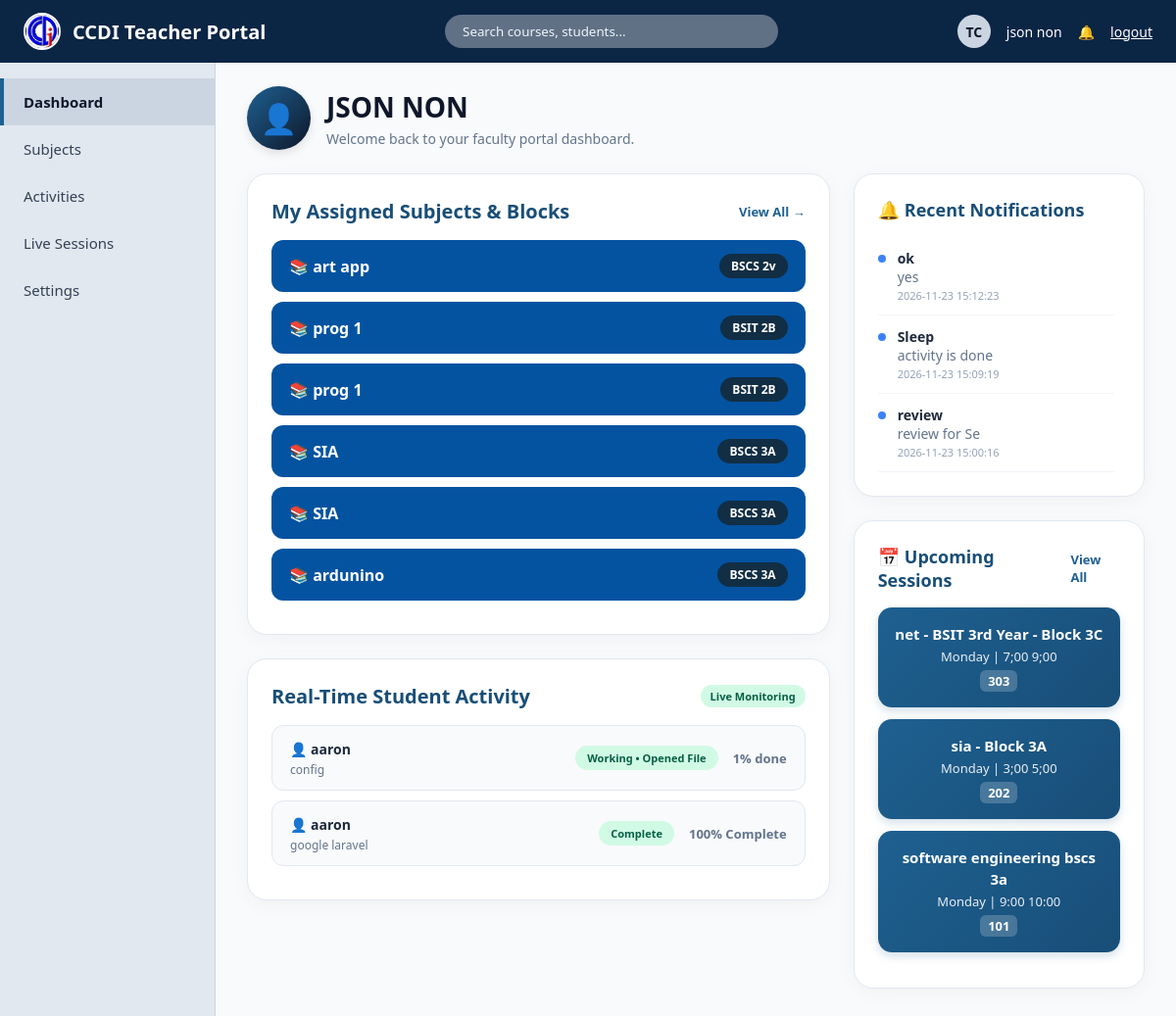
Screenshot of /teacher_dashboard.php (signed in) with the database file from the repository.
### tables this page shows
CREATE TABLE `teacher_assignments` (
  `id` int(11) NOT NULL AUTO_INCREMENT,
  `teacher_id` int(11) DEFAULT NULL,
  `subject_name` varchar(100) DEFAULT NULL,
  `course_code` varchar(20) DEFAULT NULL,
  `block_name` varchar(20) DEFAULT NULL,
  PRIMARY KEY (`id`)
);

CREATE TABLE `student_activity_progress` (
  `id` int(11) NOT NULL AUTO_INCREMENT,
  `student_id` int(11) NOT NULL,
  `activity_id` int(11) NOT NULL,
  `progress_percent` int(11) NOT NULL DEFAULT 0,
  `status_label` varchar(50) NOT NULL DEFAULT 'Not Started',
  `last_action` varchar(50) NOT NULL DEFAULT 'none',
  `updated_at` timestamp NOT NULL DEFAULT current_timestamp() ON UPDATE current_timestamp(),
  `submission_note` text DEFAULT NULL,
  `submission_file` varchar(255) DEFAULT NULL,
  `submitted_at` datetime DEFAULT NULL,
  PRIMARY KEY (`id`),
  UNIQUE KEY `uq_student_activity` (`student_id`,`activity_id`)
);

CREATE TABLE `activities` (
  `id` int(11) NOT NULL AUTO_INCREMENT,
  `teacher_id` int(11) DEFAULT NULL,
  `subject_code` varchar(100) NOT NULL DEFAULT '',
  `title` varchar(255) NOT NULL DEFAULT '',
  `block` varchar(50) NOT NULL DEFAULT '',
  `activity_type` varchar(30) NOT NULL DEFAULT 'File',
  `level_label` varchar(50) NOT NULL DEFAULT 'Easy',
  `file_path` varchar(255) DEFAULT NULL,
  `quiz_data` longtext DEFAULT NULL,
  `deadline` datetime DEFAULT NULL,
  `created_at` timestamp NOT NULL DEFAULT current_timestamp(),
  `allow_submission` tinyint(1) NOT NULL DEFAULT 1,
  `program` varchar(100) DEFAULT NULL,
  PRIMARY KEY (`id`)
);

CREATE TABLE `notifications` (
  `id` int(11) NOT NULL AUTO_INCREMENT,
  `sender_id` int(11) DEFAULT NULL,
  `sender_role` varchar(20) NOT NULL DEFAULT 'system',
  `target_role` varchar(20) NOT NULL DEFAULT 'student',
  `recipient_id` int(11) DEFAULT NULL,
  `program` varchar(100) DEFAULT NULL,
  `block` varchar(50) DEFAULT NULL,
  `notif_type` varchar(40) NOT NULL DEFAULT 'announcement',
  `title` varchar(200) NOT NULL DEFAULT '',
  `user_id` int(11) DEFAULT NULL,
  `type` enum('New Activity','Deadline Reminder','New Material') NOT NULL,
  `subject_code` varchar(20) NOT NULL,
  `message` varchar(255) NOT NULL,
  `is_read` tinyint(1) NOT NULL DEFAULT 0,
  `created_at` timestamp NOT NULL DEFAULT current_timestamp(),
  PRIMARY KEY (`id`),
  KEY `user_id` (`user_id`),
  CONSTRAINT `notifications_ibfk_1` FOREIGN KEY (`user_id`) REFERENCES `users` (`id`) ON DELETE CASCADE
);

CREATE TABLE `room_schedules` (
  `id` int(11) NOT NULL AUTO_INCREMENT,
  `teacher_id` int(11) DEFAULT NULL,
  `room_name` varchar(50) NOT NULL,
  `day_of_week` varchar(20) DEFAULT 'Monday',
  `program_code` varchar(30) DEFAULT 'BSIT',
  `year_level` varchar(30) DEFAULT '1st Year',
  `subject_name` varchar(120) DEFAULT NULL,
  `block_name` varchar(60) DEFAULT NULL,
  `subject_block` varchar(100) NOT NULL,
  `time_slot` varchar(50) NOT NULL,
  `session_mode` varchar(30) DEFAULT 'Face to Face',
  PRIMARY KEY (`id`)
);

### teacher_dashboard.php (the view, shortened to what the rows shown need)
<?php
include 'db.php';
$teacher_id = intval($_SESSION['user_id']);
$teacher_name = $_SESSION['full_name'] ?? 'MR. BEN';
function tdTableExists(mysqli $conn, string $table): bool {
    $safe = $conn->real_escape_string($table);
    $res = $conn->query("SHOW TABLES LIKE '{$safe}'");
    return ($res && $res->num_rows > 0);
}
function tdGetColumns(mysqli $conn, string $table): array {
    $cols = [];
    if (!tdTableExists($conn, $table)) {
        return $cols;
    }
    $res = $conn->query("SHOW COLUMNS FROM `{$table}`");
    if ($res) {
        while ($r = $res->fetch_assoc()) {
            $cols[] = $r['Field'];
        }
    }
    return $cols;
}
function tdFormatStatus(int $pct, string $lastAction = ''): array {
    $pct = max(0, min(100, $pct));
    $act = strtolower(trim($lastAction));
    if ($pct >= 100) {
        return [
            'pct'       => 100,
            'css_class' => 'badge-working',
            'label'     => 'Complete',
            'right_txt' => '100% Complete'
        ];
    }
    $extra = ($act === 'opened' || $act === 'scrolling' || $act === 'reading_only') ? ' • Opened File' : '';
    return [
        'pct'       => $pct,
        'css_class' => 'badge-working',
        'label'     => 'Working' . $extra,
        'right_txt' => $pct . '% done'
    ];
}
$assignments_query = $conn->query("SELECT * FROM teacher_assignments WHERE teacher_id = $teacher_id");
$assigned_blocks = [];
if ($assignments_query && $assignments_query->num_rows > 0) {
    while ($row = $assignments_query->fetch_assoc()) {
        $assigned_blocks[] = $row;
    }
}
$rt_students = [];
$has_sap = tdTableExists($conn, 'student_activity_progress');
$has_sa  = tdTableExists($conn, 'student_activities');
$has_act = tdTableExists($conn, 'activities');
$act_cols = $has_act ? tdGetColumns($conn, 'activities') : [];
$act_title_expr = ($has_act && in_array('title', $act_cols, true)) ? 'a.title' : "'Activity'";
$join_act_sql = $has_act ? "LEFT JOIN activities a ON a.id = sap.activity_id" : "";
if ($has_sap) {
    $q_sap = $conn->query("
        SELECT
            u.id,
            u.full_name,
            u.username,
            sap.progress_percent AS progress,
            sap.last_action,
            sap.updated_at,
            {$act_title_expr} AS activity_title
        FROM student_activity_progress sap
        INNER JOIN users u ON u.id = sap.student_id
        {$join_act_sql}
        WHERE u.role = 'student'
        ORDER BY sap.updated_at DESC, u.full_name ASC
        LIMIT 12
    ");
    if ($q_sap) {
        while ($r = $q_sap->fetch_assoc()) {
            $pct = intval($r['progress'] ?? 0);
            $st_info = tdFormatStatus($pct, (string)($r['last_action'] ?? ''));
            $rt_students[] = [
                'display_name'   => !empty($r['full_name']) ? $r['full_name'] : $r['username'],
                'activity_title' => (string)($r['activity_title'] ?? 'Activity'),
                'last_action'    => (string)($r['last_action'] ?? ''),
                'updated_at'     => (string)($r['updated_at'] ?? ''),
                'css_class'      => $st_info['css_class'],
                'label'          => $st_info['label'],
                'right_txt'      => $st_info['right_txt'],
                'pct'            => $st_info['pct']
            ];
        }
    }
}
$recent_notifications = [];
if (tdTableExists($conn, 'teacher_assignments')) {
    $q_ta = $conn->query("SELECT * FROM teacher_assignments WHERE teacher_id = $teacher_id ORDER BY id DESC LIMIT 5");
    if ($q_ta) {
        while ($ta = $q_ta->fetch_assoc()) {
            $subj_n = trim((string)($ta['subject_name'] ?? 'Subject'));
            $c_code = trim((string)($ta['course_code'] ?? ''));
            $b_name = trim((string)($ta['block_name'] ?? ''));
            $recent_notifications[] = [
                'title'  => 'Admin Added Subject / Block',
                'detail' => htmlspecialchars($subj_n) . ' (' . htmlspecialchars(trim($c_code . ' ' . $b_name)) . ') assigned by Admin.',
                'time'   => (string)($ta['created_at'] ?? ''),
                'ts'     => !empty($ta['created_at']) && strtotime((string)$ta['created_at']) !== false ? strtotime((string)$ta['created_at']) : intval($ta['id'] ?? 0)
            ];
        }
    }
}
if (tdTableExists($conn, 'room_schedules')) {
    $q_rs = $conn->query("SELECT * FROM room_schedules ORDER BY id DESC LIMIT 4");
    if ($q_rs) {
        while ($rs = $q_rs->fetch_assoc()) {
            $sb = trim((string)($rs['subject_block'] ?? 'Session'));
            $rm = trim((string)($rs['room_name'] ?? ''));
            $recent_notifications[] = [
                'title'  => 'Admin Schedule Update',
                'detail' => htmlspecialchars($sb) . ($rm !== '' ? ' — Room: <strong>' . htmlspecialchars($rm) . '</strong>' : ''),
                'time'   => (string)($rs['created_at'] ?? ''),
                'ts'     => !empty($rs['created_at']) && strtotime((string)$rs['created_at']) !== false ? strtotime((string)$rs['created_at']) : intval($rs['id'] ?? 0)
            ];
        }
    }
}
foreach (['admin_notifications', 'notifications', 'announcements'] as $ntbl) {
    $ncols = tdGetColumns($conn, $ntbl);
    if (!empty($ncols)) {
        $tcol = in_array('title', $ncols, true) ? 'title' : (in_array('subject', $ncols, true) ? 'subject' : '');
        $mcol = in_array('message', $ncols, true) ? 'message' : (in_array('description', $ncols, true) ? 'description' : (in_array('body', $ncols, true) ? 'body' : ''));
        $ccol = in_array('created_at', $ncols, true) ? 'created_at' : '';
        $sel = ['id'];
        if ($tcol !== '') $sel[] = "`{$tcol}` AS n_t";
        if ($mcol !== '') $sel[] = "`{$mcol}` AS n_m";
        if ($ccol !== '') $sel[] = "`{$ccol}` AS n_c";
        $qn = $conn->query("SELECT " . implode(', ', $sel) . " FROM `{$ntbl}` ORDER BY id DESC LIMIT 5");
        if ($qn) {
            while ($nr = $qn->fetch_assoc()) {
                $recent_notifications[] = [
                    'title'  => trim((string)($nr['n_t'] ?? 'Admin Notice')) ?: 'Admin Notice',
                    'detail' => htmlspecialchars(trim((string)($nr['n_m'] ?? 'New update from Admin.'))),
                    'time'   => (string)($nr['n_c'] ?? ''),
                    'ts'     => !empty($nr['n_c']) && strtotime((string)$nr['n_c']) !== false ? strtotime((string)$nr['n_c']) : intval($nr['id'] ?? 0)
                ];
            }
        }
    }
}
foreach ($rt_students as $st_item) {
    $act_l = strtolower(trim($st_item['last_action']));
    if ($st_item['pct'] > 0 || $act_l === 'opened' || $act_l === 'scrolling' || $act_l === 'reading_only' || $act_l === 'mark_done') {
        $n_title = ($st_item['pct'] >= 100)
            ? 'Student Completed Activity'
            : (($act_l === 'opened' || $act_l === 'scrolling' || $act_l === 'reading_only') ? 'Student Opened File' : 'Student Activity Progress');
        $recent_notifications[] = [
            'title'  => $n_title,
            'detail' => '<strong>' . htmlspecialchars($st_item['display_name']) . '</strong> on <strong>' . htmlspecialchars($st_item['activity_title']) . '</strong> (' . htmlspecialchars($st_item['label']) . ' • ' . intval($st_item['pct']) . '%)',
            'time'   => $st_item['updated_at'],
            'ts'     => (!empty($st_item['updated_at']) && strtotime($st_item['updated_at']) !== false) ? strtotime($st_item['updated_at']) : time()
        ];
    }
}
usort($recent_notifications, function ($a, $b) {
    return ($b['ts'] ?? 0) <=> ($a['ts'] ?? 0);
});
$schedules_query = $conn->query("SELECT * FROM room_schedules ORDER BY id DESC LIMIT 3");
?>
<!DOCTYPE html>
<html lang="en">
<head>
    <link rel="stylesheet" href="style.css">
</head>
<body>
    <main class="main-wrapper">
        <div class="page-header" style="display:flex; align-items:center; gap:16px; margin-bottom: 24px;">
            <div>
                <h1 style="font-size: 28px; font-weight: 800; text-transform:uppercase; color: #0f172a; margin: 0;"><?php echo htmlspecialchars($teacher_name); ?></h1>
            </div>
        </div>
        <div class="dashboard-grid">
            <div>
                <div class="card-box">
                    <?php if (!empty($assigned_blocks)): ?>
                        <?php foreach ($assigned_blocks as $ab): ?>
                            <div class="t-subject-row">
                                <span>📚 <?php echo htmlspecialchars($ab['subject_name'] ?? 'Software Engineering'); ?></span>
                                <span style="background: #112e44; color: white; padding: 4px 12px; border-radius: 20px; font-size: 12px;"><?php echo htmlspecialchars($ab['course_code'] . ' ' . $ab['block_name']); ?></span>
                            </div>
                        <?php endforeach; ?>
                    <?php else: ?>
                        <div class="t-subject-row"><span>Software Engineering</span><span>BSIT 3B</span></div>
                        <div class="t-subject-row"><span>System Integration and Architecture</span><span>BSIT 3B</span></div>
                    <?php endif; ?>
                </div>
                <div class="card-box">
                    <div id="live-activity-dashboard">
                        <?php if (!empty($rt_students)): ?>
                            <?php foreach ($rt_students as $st): ?>
                                <div style="display: flex; justify-content: space-between; align-items: center; background: #f8fafc; padding: 12px 18px; border-radius: 12px; margin-bottom: 10px; border: 1px solid #e2e8f0;">
                                    <div>
                                        <span style="font-weight: 600; font-size: 14px;">👤 <?php echo htmlspecialchars($st['display_name']); ?></span>
                                        <div style="font-size: 12px; color: #64748b; margin-top: 2px;"><?php echo htmlspecialchars($st['activity_title']); ?></div>
                                    </div>
                                    <div style="display: flex; align-items: center; gap: 15px;">
                                        <span class="<?php echo $st['css_class']; ?>"><?php echo htmlspecialchars($st['label']); ?></span>
                                        <span style="font-size: 13px; font-weight: 700; color: #64748b;"><?php echo htmlspecialchars($st['right_txt']); ?></span>
                                    </div>
                                </div>
                            <?php endforeach; ?>
                        <?php else: ?>
                            <p style="color: #64748b; font-size: 14px; text-align: center; padding: 15px;">There are currently no active students.n.</p>
                        <?php endif; ?>
                    </div>
                </div>
            </div>
            <div>
                <div class="card-box">
                    <div class="notifications-scroll-list">
                        <?php if (!empty($recent_notifications)): ?>
                            <?php foreach ($recent_notifications as $nf): ?>
                                <div class="notification-item">
                                    <div class="notif-dot"></div>
                                    <div>
                                        <strong><?php echo htmlspecialchars($nf['title']); ?></strong><br>
                                        <span style="color: #64748b;"><?php echo $nf['detail']; ?></span>
                                        <?php if (!empty($nf['time'])): ?>
                                            <div style="font-size: 11px; color: #94a3b8; margin-top: 2px;"><?php echo htmlspecialchars($nf['time']); ?></div>
                                        <?php endif; ?>
                                    </div>
                                </div>
                            <?php endforeach; ?>
                        <?php endif; ?>
                    </div>
                </div>
                <div class="card-box">
                    <?php if ($schedules_query && $schedules_query->num_rows > 0): ?>
                        <?php while ($sch = $schedules_query->fetch_assoc()): ?>
                            <div class="schedule-mini-card">
                                <strong style="font-size: 15px;"><?php echo htmlspecialchars($sch['subject_block'] ?? 'Block Session'); ?></strong><br>
                                <span style="font-size: 13px; opacity: 0.9;"><?php echo htmlspecialchars($sch['day_of_week']); ?> | <?php echo htmlspecialchars($sch['time_slot']); ?></span><br>
                                <span style="font-size: 13px; font-weight: 700; background: rgba(255,255,255,0.2); padding: 2px 8px; border-radius: 6px; display: inline-block; margin-top: 4px;"><?php echo htmlspecialchars($sch['room_name']); ?></span>
                            </div>
                        <?php endwhile; ?>
                    <?php endif; ?>
                </div>
            </div>
        </div>
    </main>
</body>
</html>

### rows the page displays
teacher_assignments: subject_name "art app", course_code+block_name "BSCS 2v"
teacher_assignments: subject_name "prog 1", course_code+block_name "BSIT 2B"
teacher_assignments: subject_name "prog 1", course_code+block_name "BSIT 2B"
teacher_assignments: subject_name "SIA", course_code+block_name "BSCS 3A"
teacher_assignments: subject_name "SIA", course_code+block_name "BSCS 3A"
teacher_assignments: subject_name "ardunino", course_code+block_name "BSCS 3A"
student_activity_progress: display_name "aaron", activity.title "config", label "Working • Opened File", right_txt "1% done"
student_activity_progress: display_name "aaron", activity.title "google laravel", label "Complete", right_txt "100% Complete"
notifications: title "ok", message "yes", created_at "2026-11-23 15:12:23"
notifications: title "Sleep", message "activity is done", created_at "2026-11-23 15:09:19"
notifications: title "review", message "review for Se", created_at "2026-11-23 15:00:16"
room_schedules: subject_block "net - BSIT 3rd Year - Block 3C", day_of_week "Monday", time_slot "7;00 9;00", room_name "303"
room_schedules: subject_block "sia - Block 3A", day_of_week "Monday", time_slot "3;00 5;00", room_name "202"
room_schedules: subject_block "software engineering bscs 3a", day_of_week "Monday", time_slot "9:00 10:00", room_name "101"

### other values shown
$teacher_name "json non"
$teacher_name "JSON NON"
